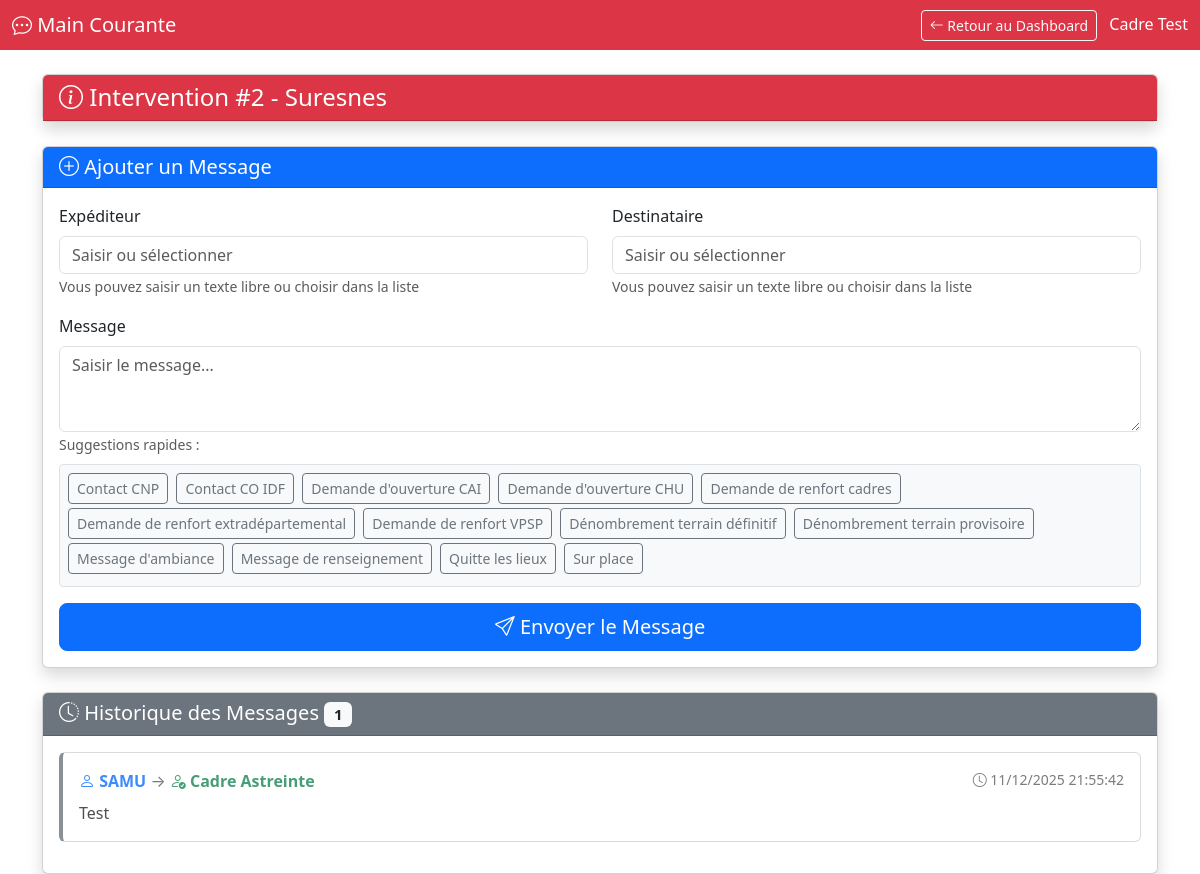
Page /main_courante.php?id=2 on the committed database.
### tables this page shows
CREATE TABLE `interventions` (
  `id` int(11) NOT NULL,
  `date_creation` datetime NOT NULL DEFAULT current_timestamp(),
  `commune` varchar(255) NOT NULL,
  `adresse_pma` varchar(255) NOT NULL,
  `adresse_cai` varchar(255) DEFAULT NULL,
  `demandeur` varchar(255) NOT NULL,
  `type_event` varchar(255) NOT NULL,
  `is_acel` tinyint(1) DEFAULT 0,
  `is_cot` tinyint(1) DEFAULT 0,
  `numero_intervention` varchar(50) DEFAULT NULL,
  `statut` enum('En cours','Cloturé','Test') NOT NULL DEFAULT 'En cours',
  `nb_ur` int(11) NOT NULL DEFAULT 0,
  `nb_ua` int(11) NOT NULL DEFAULT 0,
  `nb_dcd` int(11) NOT NULL DEFAULT 0,
  `nb_impliques` int(11) NOT NULL DEFAULT 0,
  `cadres_astreinte` text DEFAULT NULL,
  `cadre_permanence` varchar(255) DEFAULT NULL,
  `cadre_astreinte` varchar(255) DEFAULT NULL,
  `dtus_permanence` varchar(255) DEFAULT NULL,
  `logisticien_astreinte` varchar(255) DEFAULT NULL,
  `aide_regulateur` varchar(255) DEFAULT NULL,
  `description` text DEFAULT NULL
);

CREATE TABLE `main_courante` (
  `id` int(11) NOT NULL,
  `intervention_id` int(11) NOT NULL,
  `horodatage` datetime NOT NULL DEFAULT current_timestamp(),
  `expediteur` varchar(255) NOT NULL,
  `destinataire` varchar(255) NOT NULL,
  `message` text NOT NULL,
  `moyen_com` varchar(50) DEFAULT NULL,
  `operateur` varchar(100) DEFAULT NULL
);

### main_courante.php (the view, shortened to what this page needs)
<?php
require_once __DIR__ . '/includes/db.php';
$intervention_id = isset($_GET['id']) ? (int)$_GET['id'] : 0;
$stmt = $pdo->prepare("SELECT * FROM interventions WHERE id = ?");
$stmt->execute([$intervention_id]);
$intervention = $stmt->fetch();
$stmt = $pdo->prepare("SELECT * FROM main_courante WHERE intervention_id = ? ORDER BY horodatage DESC");
$stmt->execute([$intervention_id]);
$messages = $stmt->fetchAll();
$stmt = $pdo->prepare("SELECT texte FROM presets_messages WHERE categorie = ? ORDER BY texte");
$stmt->execute(['expediteur']);
$presets_expediteur = $stmt->fetchAll(PDO::FETCH_COLUMN);
$stmt->execute(['destinataire']);
$presets_destinataire = $stmt->fetchAll(PDO::FETCH_COLUMN);
$stmt->execute(['message']);
$presets_message = $stmt->fetchAll(PDO::FETCH_COLUMN);
?>
<!DOCTYPE html>
<html lang="fr">
<head>
    <link href="https://cdn.jsdelivr.net/npm/bootstrap@5.3.0/dist/css/bootstrap.min.css" rel="stylesheet">
    <link rel="stylesheet" href="https://cdn.jsdelivr.net/npm/bootstrap-icons@1.11.0/font/bootstrap-icons.css">
</head>
<body>
    <nav class="navbar navbar-dark bg-danger">
        <div class="container-fluid">
            <span class="navbar-brand mb-0 h1">
                <i class="bi bi-chat-dots"></i> Main Courante
            </span>
            <div>
                <a href="dashboard.php?id=<?php echo $intervention_id; ?>" class="btn btn-outline-light btn-sm me-2">
                    <i class="bi bi-arrow-left"></i> Retour au Dashboard
                </a>
                <span class="text-white">
                    <?php echo htmlspecialchars($_SESSION['user']['nom']); ?>
                </span>
            </div>
        </div>
    </nav>
    <div class="container mt-4">
        <div class="row">
            <div class="col-lg-12">
                <div class="card mb-4 shadow">
                    <div class="card-header bg-danger text-white">
                        <h4 class="mb-0">
                            <i class="bi bi-info-circle"></i> Intervention #<?php echo $intervention_id; ?> -
                            <?php echo htmlspecialchars($intervention['commune']); ?>
                        </h4>
                    </div>
                </div>
                <div class="card mb-4 shadow">
                    <div class="card-header bg-primary text-white">
                        <h5 class="mb-0"><i class="bi bi-plus-circle"></i> Ajouter un Message</h5>
                    </div>
                    <div class="card-body">
                        <form method="POST" action="">
                            <div class="row mb-3">
                                <div class="col-md-6">
                                    <label for="expediteur" class="form-label">Expéditeur</label>
                                    <input type="text" class="form-control" id="expediteur" name="expediteur"
                                           list="list-expediteur" placeholder="Saisir ou sélectionner" required>
                                    <small class="text-muted">Vous pouvez saisir un texte libre ou choisir dans la liste</small>
                                </div>
                                <div class="col-md-6">
                                    <label for="destinataire" class="form-label">Destinataire</label>
                                    <input type="text" class="form-control" id="destinataire" name="destinataire"
                                           list="list-destinataire" placeholder="Saisir ou sélectionner" required>
                                    <small class="text-muted">Vous pouvez saisir un texte libre ou choisir dans la liste</small>
                                </div>
                            </div>
                            <div class="mb-3">
                                <label for="message" class="form-label">Message</label>
                                <textarea class="form-control" id="message" name="message" rows="3"
                                          placeholder="Saisir le message..." required></textarea>
                                <small class="text-muted">Suggestions rapides :</small>
                                <div class="mt-2" style="max-height: 150px; overflow-y: auto; border: 1px solid #dee2e6; border-radius: 4px; padding: 8px; background-color: #f8f9fa;">
                                    <?php foreach ($presets_message as $preset): ?>
                                        <button type="button" class="btn btn-sm btn-outline-secondary me-1 mb-1"
                                                onclick="document.getElementById('message').value = '<?php echo htmlspecialchars($preset, ENT_QUOTES); ?>'">
                                            <?php echo htmlspecialchars($preset); ?>
                                        </button>
                                    <?php endforeach; ?>
                                </div>
                            </div>
                            <div class="d-grid">
                                <button type="submit" class="btn btn-primary btn-lg">
                                    <i class="bi bi-send"></i> Envoyer le Message
                                </button>
                            </div>
                        </form>
                    </div>
                </div>
                <div class="card shadow">
                    <div class="card-header bg-secondary text-white">
                        <h5 class="mb-0">
                            <i class="bi bi-clock-history"></i> Historique des Messages
                            <span class="badge bg-light text-dark"><?php echo count($messages); ?></span>
                        </h5>
                    </div>
                    <div class="card-body">
                        <?php if (empty($messages)): ?>
                            <div class="alert alert-info text-center">
                                <i class="bi bi-info-circle"></i> Aucun message pour le moment.
                            </div>
                        <?php else: ?>
                            <?php
                            $now = new DateTime();
                            foreach ($messages as $msg):
                                $msgDate = new DateTime($msg['horodatage']);
                                $diff = $now->diff($msgDate);
                                $isOld = $diff->days > 0 || $diff->h > 1;
                            ?>
                                <div class="card message-card <?php echo $isOld ? 'old' : ''; ?>">
                                    <div class="card-body">
                                        <div class="d-flex justify-content-between align-items-start mb-2">
                                            <div>
                                                <strong class="text-primary">
                                                    <i class="bi bi-person"></i> <?php echo htmlspecialchars($msg['expediteur']); ?>
                                                </strong>
                                                <span class="text-muted"> → </span>
                                                <strong class="text-success">
                                                    <i class="bi bi-person-check"></i> <?php echo htmlspecialchars($msg['destinataire']); ?>
                                                </strong>
                                            </div>
                                            <small class="text-muted">
                                                <i class="bi bi-clock"></i>
                                                <?php echo date('d/m/Y H:i:s', strtotime($msg['horodatage'])); ?>
                                            </small>
                                        </div>
                                        <p class="mb-0"><?php echo nl2br(htmlspecialchars($msg['message'])); ?></p>
                                    </div>
                                </div>
                            <?php endforeach; ?>
                        <?php endif; ?>
                    </div>
                </div>
            </div>
        </div>
    </div>
</body>
</html>

### main_courante.php (style rules this page uses)
.message-card { margin-bottom: 15px; border-left: 4px solid #0d6efd; }
.message-card.old { opacity: 0.8; border-left-color: #6c757d; }

### rows in the picture
interventions: commune "Suresnes"
main_courante: expediteur "SAMU", destinataire "Cadre Astreinte", horodatage "11/12/2025 21:55:42", message "Test"

### other values in the picture
$_SESSION['user']['nom'] "Cadre Test"
$intervention_id "2"
$preset "Contact CNP"
$preset "Contact CO IDF"
$preset "Demande d'ouverture CAI"
$preset "Demande d'ouverture CHU"
$preset "Demande de renfort cadres"
$preset "Demande de renfort extradépartemental"
$preset "Demande de renfort VPSP"
$preset "Dénombrement terrain définitif"
$preset "Dénombrement terrain provisoire"
$preset "Message d'ambiance"
$preset "Message de renseignement"
$preset "Quitte les lieux"
$preset "Sur place"
